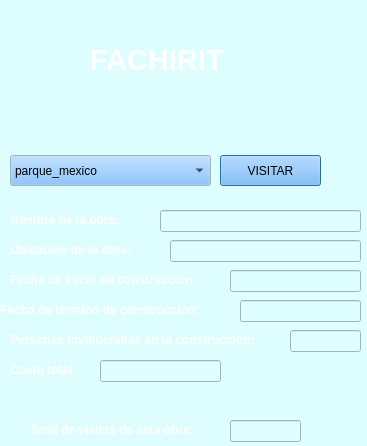
<?xml version="1.0" encoding="UTF-8"?>
<ui version="4.0">
 <class>VISIT_REPORTE</class>
 <widget class="QDialog" name="VISIT_REPORTE">
  <property name="geometry">
   <rect>
    <x>0</x>
    <y>0</y>
    <width>367</width>
    <height>446</height>
   </rect>
  </property>
  <property name="palette">
   <palette>
    <active>
     <colorrole role="WindowText">
      <brush brushstyle="SolidPattern">
       <color alpha="255">
        <red>0</red>
        <green>85</green>
        <blue>127</blue>
       </color>
      </brush>
     </colorrole>
     <colorrole role="Button">
      <brush brushstyle="SolidPattern">
       <color alpha="255">
        <red>107</red>
        <green>179</green>
        <blue>255</blue>
       </color>
      </brush>
     </colorrole>
     <colorrole role="Base">
      <brush brushstyle="SolidPattern">
       <color alpha="255">
        <red>255</red>
        <green>255</green>
        <blue>255</blue>
       </color>
      </brush>
     </colorrole>
     <colorrole role="Window">
      <brush brushstyle="SolidPattern">
       <color alpha="255">
        <red>221</red>
        <green>253</green>
        <blue>255</blue>
       </color>
      </brush>
     </colorrole>
    </active>
    <inactive>
     <colorrole role="WindowText">
      <brush brushstyle="SolidPattern">
       <color alpha="255">
        <red>0</red>
        <green>85</green>
        <blue>127</blue>
       </color>
      </brush>
     </colorrole>
     <colorrole role="Button">
      <brush brushstyle="SolidPattern">
       <color alpha="255">
        <red>107</red>
        <green>179</green>
        <blue>255</blue>
       </color>
      </brush>
     </colorrole>
     <colorrole role="Base">
      <brush brushstyle="SolidPattern">
       <color alpha="255">
        <red>255</red>
        <green>255</green>
        <blue>255</blue>
       </color>
      </brush>
     </colorrole>
     <colorrole role="Window">
      <brush brushstyle="SolidPattern">
       <color alpha="255">
        <red>221</red>
        <green>253</green>
        <blue>255</blue>
       </color>
      </brush>
     </colorrole>
    </inactive>
    <disabled>
     <colorrole role="WindowText">
      <brush brushstyle="SolidPattern">
       <color alpha="255">
        <red>120</red>
        <green>120</green>
        <blue>120</blue>
       </color>
      </brush>
     </colorrole>
     <colorrole role="Button">
      <brush brushstyle="SolidPattern">
       <color alpha="255">
        <red>107</red>
        <green>179</green>
        <blue>255</blue>
       </color>
      </brush>
     </colorrole>
     <colorrole role="Base">
      <brush brushstyle="SolidPattern">
       <color alpha="255">
        <red>221</red>
        <green>253</green>
        <blue>255</blue>
       </color>
      </brush>
     </colorrole>
     <colorrole role="Window">
      <brush brushstyle="SolidPattern">
       <color alpha="255">
        <red>221</red>
        <green>253</green>
        <blue>255</blue>
       </color>
      </brush>
     </colorrole>
    </disabled>
   </palette>
  </property>
  <property name="windowTitle">
   <string>Dialog</string>
  </property>
  <property name="autoFillBackground">
   <bool>false</bool>
  </property>
  <widget class="QPushButton" name="VISITAR">
   <property name="geometry">
    <rect>
     <x>220</x>
     <y>155</y>
     <width>101</width>
     <height>31</height>
    </rect>
   </property>
   <property name="cursor">
    <cursorShape>PointingHandCursor</cursorShape>
   </property>
   <property name="text">
    <string>VISITAR</string>
   </property>
  </widget>
  <widget class="QLabel" name="label">
   <property name="geometry">
    <rect>
     <x>150</x>
     <y>205</y>
     <width>171</width>
     <height>31</height>
    </rect>
   </property>
   <property name="text">
    <string/>
   </property>
  </widget>
  <widget class="QLabel" name="label_2">
   <property name="geometry">
    <rect>
     <x>150</x>
     <y>245</y>
     <width>191</width>
     <height>31</height>
    </rect>
   </property>
   <property name="text">
    <string/>
   </property>
  </widget>
  <widget class="QComboBox" name="Reporte">
   <property name="geometry">
    <rect>
     <x>10</x>
     <y>155</y>
     <width>201</width>
     <height>31</height>
    </rect>
   </property>
   <property name="cursor">
    <cursorShape>PointingHandCursor</cursorShape>
   </property>
   <item>
    <property name="text">
     <string>parque_mexico</string>
    </property>
   </item>
  </widget>
  <widget class="QLabel" name="label_3">
   <property name="geometry">
    <rect>
     <x>10</x>
     <y>205</y>
     <width>171</width>
     <height>31</height>
    </rect>
   </property>
   <property name="text">
    <string>&lt;html&gt;&lt;head/&gt;&lt;body&gt;&lt;p&gt;&lt;span style=&quot; font-weight:600; color:#ffffff;&quot;&gt;Nombre de la obra:&lt;/span&gt;&lt;/p&gt;&lt;/body&gt;&lt;/html&gt;</string>
   </property>
  </widget>
  <widget class="QLabel" name="label_4">
   <property name="geometry">
    <rect>
     <x>10</x>
     <y>230</y>
     <width>131</width>
     <height>41</height>
    </rect>
   </property>
   <property name="text">
    <string>&lt;html&gt;&lt;head/&gt;&lt;body&gt;&lt;p&gt;&lt;span style=&quot; font-weight:600; color:#ffffff;&quot;&gt;Ubicación de la obra:&lt;/span&gt;&lt;/p&gt;&lt;/body&gt;&lt;/html&gt;</string>
   </property>
  </widget>
  <widget class="QLabel" name="label_5">
   <property name="geometry">
    <rect>
     <x>10</x>
     <y>350</y>
     <width>71</width>
     <height>41</height>
    </rect>
   </property>
   <property name="text">
    <string>&lt;html&gt;&lt;head/&gt;&lt;body&gt;&lt;p&gt;&lt;span style=&quot; font-weight:600; color:#ffffff;&quot;&gt;Costo total:&lt;/span&gt;&lt;/p&gt;&lt;/body&gt;&lt;/html&gt;</string>
   </property>
  </widget>
  <widget class="QLabel" name="label_6">
   <property name="geometry">
    <rect>
     <x>10</x>
     <y>330</y>
     <width>311</width>
     <height>21</height>
    </rect>
   </property>
   <property name="text">
    <string>&lt;html&gt;&lt;head/&gt;&lt;body&gt;&lt;p&gt;&lt;span style=&quot; font-weight:600; color:#ffffff;&quot;&gt;Personas involucradas en la construcción:&lt;/span&gt;&lt;/p&gt;&lt;/body&gt;&lt;/html&gt;</string>
   </property>
  </widget>
  <widget class="QLabel" name="cost">
   <property name="geometry">
    <rect>
     <x>110</x>
     <y>345</y>
     <width>121</width>
     <height>16</height>
    </rect>
   </property>
   <property name="text">
    <string>&lt;html&gt;&lt;head/&gt;&lt;body&gt;&lt;p&gt;&lt;br/&gt;&lt;/p&gt;&lt;/body&gt;&lt;/html&gt;</string>
   </property>
  </widget>
  <widget class="QLabel" name="pp">
   <property name="geometry">
    <rect>
     <x>270</x>
     <y>375</y>
     <width>55</width>
     <height>16</height>
    </rect>
   </property>
   <property name="text">
    <string>&lt;html&gt;&lt;head/&gt;&lt;body&gt;&lt;p&gt;&lt;br/&gt;&lt;/p&gt;&lt;/body&gt;&lt;/html&gt;</string>
   </property>
  </widget>
  <widget class="QLabel" name="label_7">
   <property name="geometry">
    <rect>
     <x>10</x>
     <y>260</y>
     <width>221</width>
     <height>41</height>
    </rect>
   </property>
   <property name="text">
    <string>&lt;html&gt;&lt;head/&gt;&lt;body&gt;&lt;p&gt;&lt;span style=&quot; font-weight:600; color:#ffffff;&quot;&gt;Fecha de inicio de construcción:&lt;/span&gt;&lt;/p&gt;&lt;/body&gt;&lt;/html&gt;</string>
   </property>
  </widget>
  <widget class="QLabel" name="label_8">
   <property name="geometry">
    <rect>
     <x>0</x>
     <y>290</y>
     <width>231</width>
     <height>41</height>
    </rect>
   </property>
   <property name="text">
    <string>&lt;html&gt;&lt;head/&gt;&lt;body&gt;&lt;p&gt;&lt;span style=&quot; font-weight:600; color:#ffffff;&quot;&gt;Fecha de termino de construcción:&lt;/span&gt;&lt;/p&gt;&lt;/body&gt;&lt;/html&gt;</string>
   </property>
  </widget>
  <widget class="QLabel" name="fi">
   <property name="geometry">
    <rect>
     <x>220</x>
     <y>280</y>
     <width>101</width>
     <height>21</height>
    </rect>
   </property>
   <property name="text">
    <string>&lt;html&gt;&lt;head/&gt;&lt;body&gt;&lt;p&gt;&lt;br/&gt;&lt;/p&gt;&lt;/body&gt;&lt;/html&gt;</string>
   </property>
  </widget>
  <widget class="QLabel" name="ff">
   <property name="geometry">
    <rect>
     <x>230</x>
     <y>305</y>
     <width>101</width>
     <height>31</height>
    </rect>
   </property>
   <property name="text">
    <string>&lt;html&gt;&lt;head/&gt;&lt;body&gt;&lt;p&gt;&lt;br/&gt;&lt;/p&gt;&lt;/body&gt;&lt;/html&gt;</string>
   </property>
  </widget>
  <widget class="QLabel" name="label_9">
   <property name="geometry">
    <rect>
     <x>90</x>
     <y>30</y>
     <width>241</width>
     <height>61</height>
    </rect>
   </property>
   <property name="text">
    <string>&lt;html&gt;&lt;head/&gt;&lt;body&gt;&lt;p&gt;&lt;span style=&quot; font-size:22pt; font-weight:600; color:#ffffff;&quot;&gt;FACHIRIT&lt;/span&gt;&lt;/p&gt;&lt;/body&gt;&lt;/html&gt;</string>
   </property>
  </widget>
  <widget class="QLabel" name="label_10">
   <property name="geometry">
    <rect>
     <x>30</x>
     <y>420</y>
     <width>191</width>
     <height>20</height>
    </rect>
   </property>
   <property name="text">
    <string>&lt;html&gt;&lt;head/&gt;&lt;body&gt;&lt;p&gt;&lt;span style=&quot; font-weight:600; color:#ffffff;&quot;&gt;Total de visitas de esta obra:&lt;/span&gt;&lt;/p&gt;&lt;/body&gt;&lt;/html&gt;</string>
   </property>
  </widget>
  <widget class="QLabel" name="visits">
   <property name="geometry">
    <rect>
     <x>210</x>
     <y>420</y>
     <width>55</width>
     <height>21</height>
    </rect>
   </property>
   <property name="text">
    <string/>
   </property>
  </widget>
  <widget class="QLineEdit" name="le">
   <property name="enabled">
    <bool>false</bool>
   </property>
   <property name="geometry">
    <rect>
     <x>160</x>
     <y>210</y>
     <width>201</width>
     <height>22</height>
    </rect>
   </property>
  </widget>
  <widget class="QLineEdit" name="le_2">
   <property name="enabled">
    <bool>false</bool>
   </property>
   <property name="geometry">
    <rect>
     <x>170</x>
     <y>240</y>
     <width>191</width>
     <height>22</height>
    </rect>
   </property>
  </widget>
  <widget class="QLineEdit" name="le_3">
   <property name="enabled">
    <bool>false</bool>
   </property>
   <property name="geometry">
    <rect>
     <x>230</x>
     <y>270</y>
     <width>131</width>
     <height>22</height>
    </rect>
   </property>
  </widget>
  <widget class="QLineEdit" name="le_4">
   <property name="enabled">
    <bool>false</bool>
   </property>
   <property name="geometry">
    <rect>
     <x>240</x>
     <y>300</y>
     <width>121</width>
     <height>22</height>
    </rect>
   </property>
  </widget>
  <widget class="QLineEdit" name="le_5">
   <property name="enabled">
    <bool>false</bool>
   </property>
   <property name="geometry">
    <rect>
     <x>100</x>
     <y>360</y>
     <width>121</width>
     <height>22</height>
    </rect>
   </property>
  </widget>
  <widget class="QLineEdit" name="le_6">
   <property name="enabled">
    <bool>false</bool>
   </property>
   <property name="geometry">
    <rect>
     <x>290</x>
     <y>330</y>
     <width>71</width>
     <height>22</height>
    </rect>
   </property>
  </widget>
  <widget class="QLineEdit" name="le_7">
   <property name="enabled">
    <bool>false</bool>
   </property>
   <property name="geometry">
    <rect>
     <x>230</x>
     <y>420</y>
     <width>71</width>
     <height>22</height>
    </rect>
   </property>
  </widget>
 </widget>
 <resources/>
 <connections/>
</ui>
